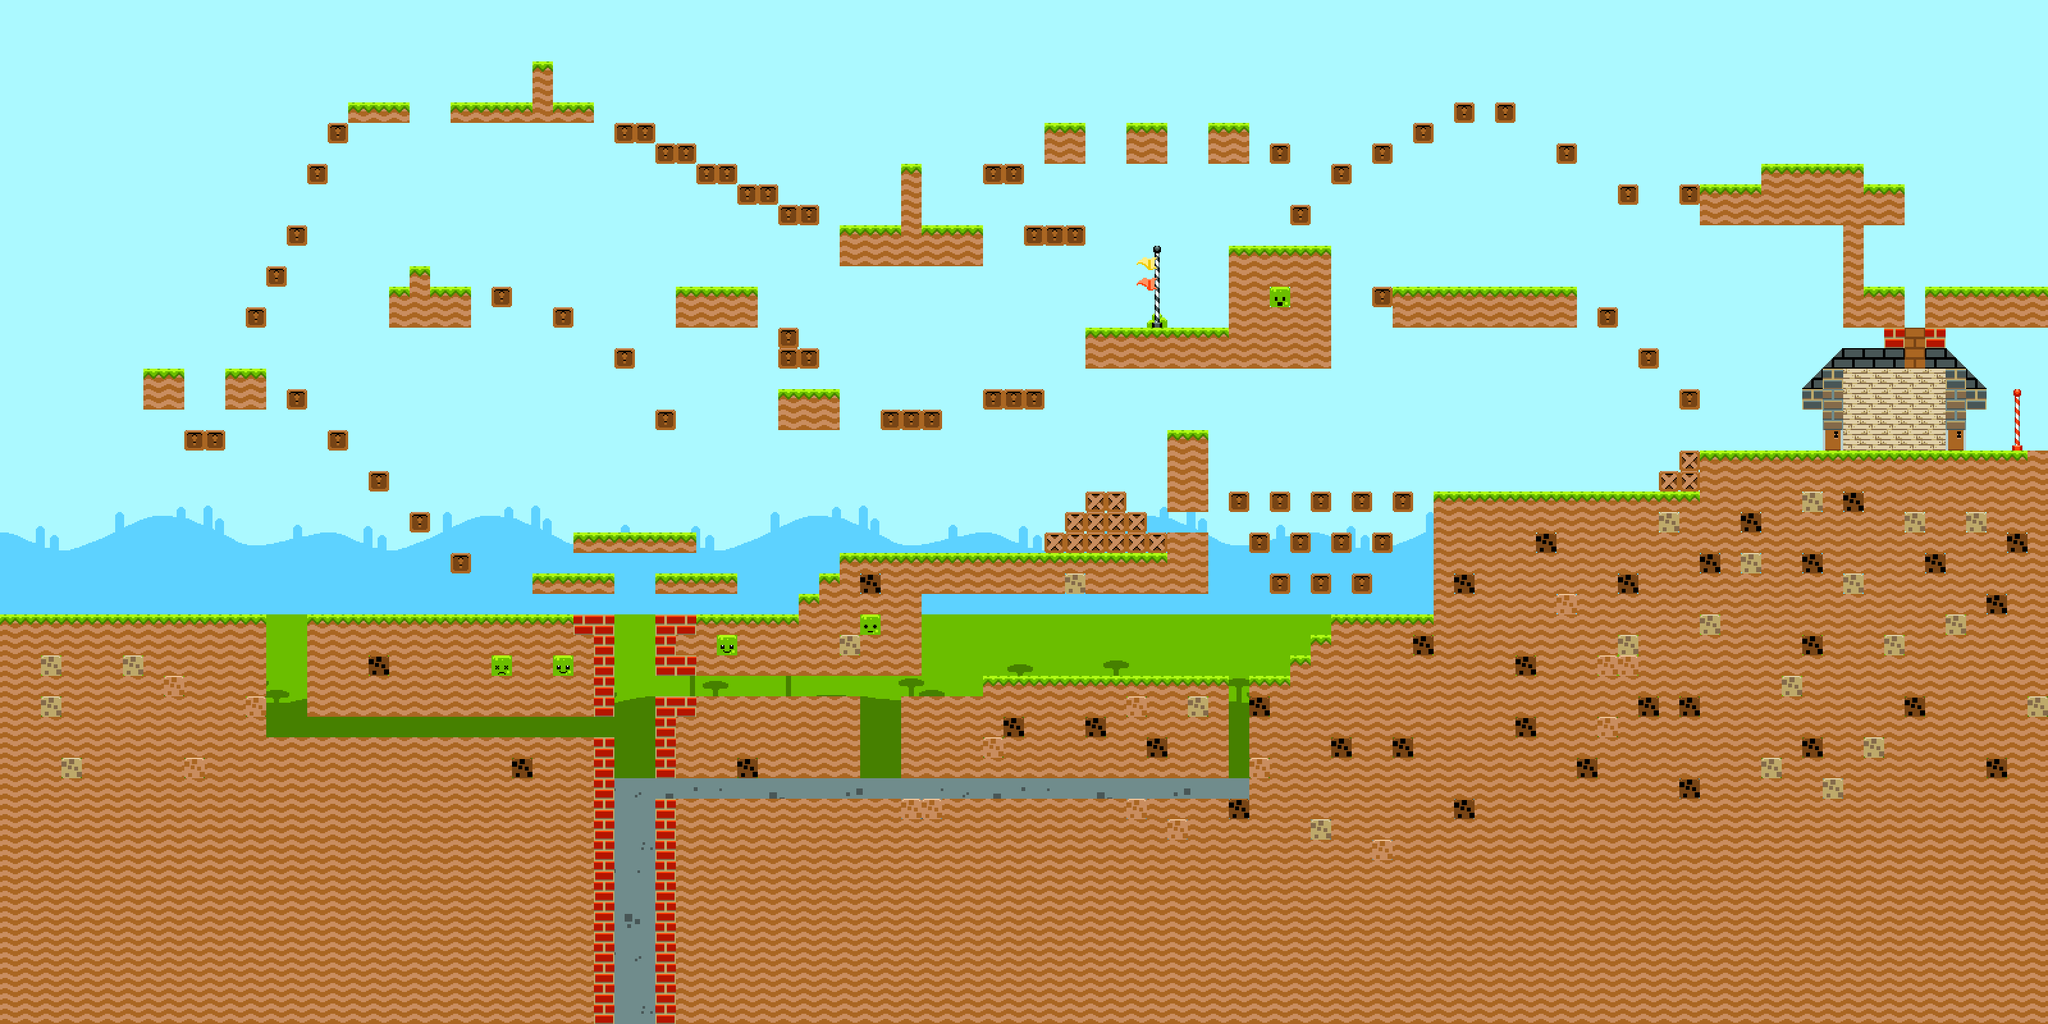

Tiled map render using the project's own tile images. Description and the map definition, with tile-layer contents summarised, below:
An orthogonal 100x50 tile map with 32x32 px tiles, 2 tile layers (background-layer, wall-layer), 1 hidden layer not drawn and 117 objects.

<map version="1.0" orientation="orthogonal" renderorder="right-down" width="100" height="50" tilewidth="32" tileheight="32" backgroundcolor="#2270b5" nextobjectid="226">
 <tileset firstgid="1" name="kenney_16x16" tilewidth="32" tileheight="32" tilecount="6912" columns="64">
  <image source="kenney_16x16.png" width="2048" height="3456" />
 </tileset>
 <layer name="background-layer" width="100" height="50">
  <data>[5000 cells, 5000 non-empty, 393 distinct tile ids]</data>
 </layer>
 <layer name="wall-layer" width="100" height="50">
  <data>[5000 cells, 2381 non-empty, 24 distinct tile ids]</data>
 </layer>
 <layer name="bounce-items-layer" width="100" height="50" visible="0">
  <data>[5000 cells, 16 non-empty, 1 distinct tile ids]</data>
 </layer>
 <objectgroup name="trap-rectangles" visible="0" />
 <objectgroup name="world-wall-rectangles" visible="0">
  <object id="1" x="-1.33333" y="0" width="33.3333" height="1597.33" />
  <object id="2" x="0" y="0" width="3202.67" height="33.3333" />
  <object id="3" x="3168" y="0" width="30.6667" height="1601.33" />
  <object id="140" x="1" y="1566" width="956" height="33" />
  <object id="141" x="1024" y="1570" width="2177" height="32" />
 </objectgroup>
 <objectgroup name="ground-rectangles">
  <object id="64" x="1250" y="925" width="30" height="130" />
  <object id="65" x="1282" y="898" width="29" height="158" />
  <object id="66" x="1314" y="863" width="123" height="193" />
  <object id="72" x="2017" y="1025" width="30" height="65" />
  <object id="73" x="2049" y="993" width="32" height="99" />
  <object id="74" x="2082" y="962" width="29" height="130" />
  <object id="76" x="2145" y="960" width="1058" height="133" />
  <object id="77" x="2240" y="769" width="963" height="195" />
  <object id="78" x="2627" y="706" width="573" height="64" />
  <object id="79" x="2592" y="736" width="66" height="33" />
  <object id="86" x="1634" y="835" width="189" height="31" />
  <object id="87" x="1664" y="801" width="127" height="39" />
  <object id="88" x="1698" y="769" width="59" height="36" />
  <object id="89" x="1024" y="959.5" width="226" height="95" />
  <object id="91" x="2111" y="961" width="35" height="131" />
  <object id="97" x="640.5" y="416" width="31" height="33" />
  <object id="98" x="768.25" y="448.5" width="31.375" height="31.375" />
  <object id="99" x="864.364" y="480.364" width="31.2727" height="31.2727" />
  <object id="100" x="960.364" y="544.182" width="31.2727" height="31.6364" />
  <object id="101" x="1024.33" y="640.667" width="31" height="31" />
  <object id="103" x="1376.33" y="640" width="95.3333" height="32.3333" />
  <object id="104" x="1536.33" y="608" width="95.3333" height="32" />
  <object id="105" x="1696" y="512.667" width="383.667" height="63" />
  <object id="106" x="1920" y="384.667" width="159.333" height="128.333" />
  <object id="107" x="2144.25" y="448.25" width="319.75" height="31.5" />
  <object id="108" x="2176" y="479.5" width="288" height="32.5" />
  <object id="109" x="2624" y="287.333" width="351.333" height="32" />
  <object id="110" x="2752.25" y="256.25" width="159.75" height="31.25" />
  <object id="111" x="2656" y="319.25" width="319.25" height="32.75" />
  <object id="112" x="2527.82" y="288" width="32.1818" height="31.8182" />
  <object id="114" x="2432" y="224.25" width="32" height="31.5" />
  <object id="116" x="2335.82" y="160" width="32.1818" height="32.1818" />
  <object id="118" x="1600.18" y="352.364" width="95.6364" height="31.2727" />
  <object id="119" x="1216" y="320.182" width="64" height="31.6364" />
  <object id="120" x="1151.64" y="288.364" width="64.3636" height="31.8182" />
  <object id="121" x="1088" y="256.182" width="63.6364" height="31.6364" />
  <object id="122" x="1024.36" y="223.818" width="63.4545" height="32.1818" />
  <object id="123" x="960" y="191.818" width="64" height="31.8182" />
  <object id="124" x="448.25" y="352.25" width="32" height="31.75" />
  <object id="125" x="480.125" y="256.25" width="31.875" height="31.875" />
  <object id="126" x="512.182" y="192.182" width="31.4545" height="31.6364" />
  <object id="129" x="831.875" y="97" width="32" height="96" />
  <object id="138" x="1312" y="352" width="224" height="63.5" />
  <object id="139" x="1408" y="256" width="31.5" height="159" />
  <object id="145" x="2496" y="480" width="32" height="32" />
  <object id="146" x="2560" y="544" width="32" height="32" />
  <object id="147" x="2624" y="608" width="32" height="32" />
  <object id="148" x="2880" y="352" width="32" height="160" />
  <object id="149" x="2912" y="448" width="64" height="64" />
  <object id="150" x="3008" y="448" width="192" height="64" />
  <object id="151" x="3008" y="512" width="32" height="64" />
  <object id="152" x="3040" y="576" width="32" height="96" />
  <object id="153" x="3072" y="576" width="32" height="64" />
  <object id="155" x="3040" y="544" width="32" height="32" />
  <object id="156" x="2880" y="544" width="96" height="32" />
  <object id="158" x="2848" y="544" width="32" height="32" />
  <object id="160" x="2848" y="576" width="32" height="96" />
  <object id="161" x="2816" y="576" width="32" height="64" />
  <object id="162" x="2944" y="512" width="32" height="32" />
  <object id="163" x="2272" y="160" width="32" height="32" />
  <object id="164" x="2208" y="192" width="32" height="32" />
  <object id="165" x="2144" y="224" width="32" height="32" />
  <object id="166" x="2080" y="256" width="32" height="32" />
  <object id="167" x="2016" y="320" width="32" height="32" />
  <object id="168" x="1984" y="224" width="32" height="32" />
  <object id="170" x="1888" y="192" width="64" height="64" />
  <object id="172" x="1760" y="192" width="64" height="64" />
  <object id="174" x="1632" y="192" width="64" height="64" />
  <object id="175" x="1536" y="256" width="64" height="32" />
  <object id="176" x="704" y="160" width="224" height="32" />
  <object id="177" x="544" y="160" width="96" height="32" />
  <object id="178" x="416" y="416" width="32" height="32" />
  <object id="179" x="384" y="480" width="32" height="32" />
  <object id="180" x="448" y="608" width="32" height="32" />
  <object id="181" x="512" y="672" width="32" height="32" />
  <object id="182" x="576" y="736" width="32" height="32" />
  <object id="183" x="640" y="800" width="32" height="32" />
  <object id="184" x="704" y="864" width="32" height="32" />
  <object id="185" x="288" y="672" width="64" height="32" />
  <object id="187" x="224" y="576" width="64" height="64" />
  <object id="188" x="352" y="576" width="64" height="64" />
  <object id="189" x="608" y="448" width="128" height="64" />
  <object id="190" x="1056" y="448" width="128" height="64" />
  <object id="191" x="1216" y="512" width="32" height="64" />
  <object id="192" x="1248" y="544" width="32" height="32" />
  <object id="193" x="1216" y="608" width="96" height="64" />
  <object id="194" x="1824" y="672" width="64" height="128" />
  <object id="195" x="1920" y="768" width="32" height="32" />
  <object id="196" x="1952" y="832" width="32" height="32" />
  <object id="197" x="1984" y="896" width="32" height="32" />
  <object id="198" x="1984" y="768" width="32" height="32" />
  <object id="199" x="2016" y="832" width="32" height="32" />
  <object id="200" x="2048" y="768" width="32" height="32" />
  <object id="201" x="2112" y="768" width="32" height="32" />
  <object id="202" x="2176" y="768" width="32" height="32" />
  <object id="203" x="2144" y="832" width="32" height="32" />
  <object id="204" x="2080" y="832" width="32" height="32" />
  <object id="205" x="2112" y="896" width="32" height="32" />
  <object id="206" x="2048" y="896" width="32" height="32" />
  <object id="208" x="1952" y="1056" width="1216" height="512" />
  <object id="209" x="1024" y="1248" width="928" height="320" />
  </objectgroup>
 <objectgroup name="bounce-rectangles" visible="0" />
</map>
<!-- 11 of 117 objects omitted -->
